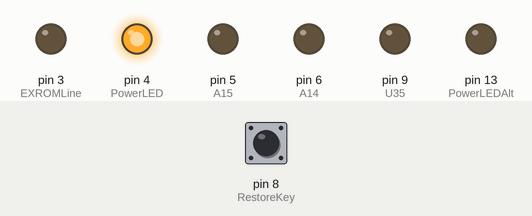
Recording of a sketch running on a simulated Arduino Mega 2560, built with avr-gcc and run on an emulated ATmega2560. Shown: output pins drawn as LEDs (lit = HIGH). The test bench sets the inputs (shaded band); at power-on: pin 8 (RestoreKey) HIGH.

Above: at 0.1 s.
At 2.4 s:
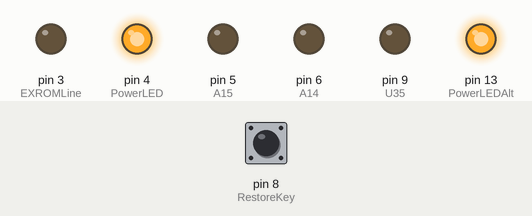
2.5 s: pin 8 (RestoreKey) pulled LOW for 3.2 s
At 5.78 s:
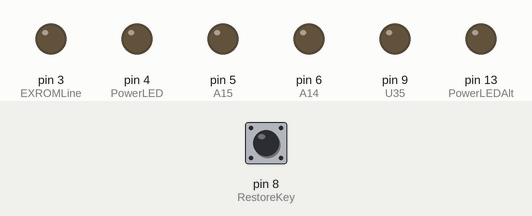
Timing chart, 0 to 7.4 s (numbered marks = the images above; inputs shaded):
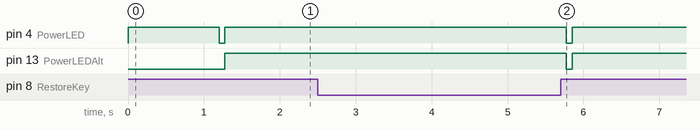

Measured:
- after the input at 2.5 s, pin 4 (PowerLED), pin 13 (PowerLEDAlt): HIGH → LOW after 3.3 s, → HIGH 0.08 s later

The sketch:

c128kernalswitcher.ino
```cpp
#include <EEPROM.h>

// C64 Kernel Switcher and Restore Key Reset/Selector
// version 1.1 -- 26-March-2019
// By Adrian Black

// restore key mod: https://www.breadbox64.com/blog/c64-restore-mod/
//
// C128 Changes by Mark Ormond aka dabone
// 06-22-2020
//


const int PowerLED = 4;      // Output Power LED
const int PowerLEDAlt = 13;  // Output Power LED (onboard LED)
const int A15 = 5;           // Output EPROM Address Line 13
const int A14 = 6;           // Output EPROM Address Line 14
const int ResetLine = 7;     // Output to /RESET line
const int EXROMLine = 3;     // Output the /EXROM line
const int RestoreKey = 8;    // Input Restore key
const int U35 = 9;           // 128 Mode Kernal Line

int RestoreDelay = 2000;  // 2000ms delay for restore key
const int FlashSpeed = 75; // LED Flash delay

const unsigned long repeatdelay = 500; // used for debouncing

int CurrentROM; // which rom is select (0-3)
int debouncecounter = 0;       // how many times we have seen new value (for debounce)
int debouncereading;
int debounce_count;
int RestoreHeld;
unsigned long TimeHeld; // amount of time Resotre is held down

int buttonDuration = 0; // for keeping track of how long restore is held down
boolean buttonHeld = 0; // for keeping track when you are holding down
boolean Released = 0; // Keeping track when the restore key is released
boolean holdingRestore = 0; // Keeping track if you are holding restore
boolean resetSystem = 0; // keep track wheter to reset

int buttonInput; // used to return if restore is held
unsigned long time; //used to keep track of millis output
unsigned long htime; //used to keep track of millis output
unsigned long btime; //used to keep track of bounce millis output

void setup() {
  pinMode(PowerLED, OUTPUT);
  pinMode(PowerLEDAlt, OUTPUT);
  pinMode(A15, OUTPUT);
  pinMode(A14, OUTPUT);
  pinMode(U35, OUTPUT);
  pinMode(ResetLine, INPUT);
  pinMode(EXROMLine, INPUT);
  pinMode(RestoreKey, INPUT);

  digitalWrite(PowerLED, HIGH); // turn on the power LED

  digitalWrite(ResetLine, LOW); // keep the system reset
  pinMode(ResetLine, OUTPUT); // switch reset line to OUTPUT so it can hold it low
  digitalWrite(ResetLine, LOW); // keep the system reset

  CurrentROM = EEPROM.read(1);
  SetSlot(CurrentROM);
  delay(200);
  pinMode(ResetLine, INPUT); // set the reset pin back to high impedance which releases the INPUT line
  delay(1000); // wait 1000ms
  FlashLED(CurrentROM);  // flash the power LED to show the current state

  // all set!
}

void loop() {
  buttonInput = readButton(); delay(500);
  time = millis(); // load the number of milliseconds the arduino has been running into variable time
  if (buttonInput == 1) {
    if (!buttonHeld) {
      htime = time; TimeHeld = 0; buttonHeld = 1; } //restore button is pushed
    else {
      TimeHeld = time - htime; } // button is being held down, keep track of total time held.
  }
  if (buttonInput == 0) {
    if (buttonHeld) {
      Released = 1; buttonHeld = 0; htime = millis(); TimeHeld = 0; //restore button not being held anymore
    }
  }

  if (TimeHeld > RestoreDelay && !Released) { // do this when the time the button is held is longer than the delay and the button is released
    htime = millis();
    if (holdingRestore == 0) { FlashLED(CurrentROM); holdingRestore = 1; resetSystem = 1; } // first time this is run, so flash the LED with current slot and reset time held. Set the holding restore variable.
    else {
      if (CurrentROM < 3) { CurrentROM++; SaveSlot(CurrentROM); } // or you've already been holding restore, so increment the current ROM slot otherwise reset it to 0
      else { CurrentROM = 0; SaveSlot(CurrentROM); }
      if (TimeHeld > RestoreDelay) { TimeHeld = 0;}  // reset the time held
      FlashLED(CurrentROM); //flash the LED
    }
  }

  if (Released) {
    //if time held greater than restore delay, reset the system, set the current rom slot, reselt the time held and holding restore
    if (resetSystem) { // on do this if the reset system has been set above
      htime = millis();
      resetSystem = 0;
      holdingRestore = 0;
      Released = 0;
      digitalWrite(ResetLine, LOW); // keep the system reset
      digitalWrite(EXROMLine, LOW); // keep the EXROM line low
      pinMode(ResetLine, OUTPUT);
      pinMode(EXROMLine, OUTPUT);
      digitalWrite(ResetLine, LOW); // keep the system reset
      digitalWrite(EXROMLine, LOW); // keep the EXROM line low
      delay(50); // wait 50ms
      SetSlot(CurrentROM); // select the appropriate kernal ROM
      delay(200); // wait 200ms before releasing RESET line
      pinMode(ResetLine, INPUT); // set the reset pin back to high impedance so computer boots
      delay(300); // wait 300ms before releasing EXROM line
      pinMode(EXROMLine, INPUT); // set the reset pin back to high impedance so computer boots
    } else { //otherwise do nothing
      htime = millis(); Released = 0; resetSystem = 0; holdingRestore = 0;
    }
  }
// finished with loop
}

int readButton() {
 if (!digitalRead(RestoreKey) && (millis() - btime >= repeatdelay)) {
  for(int i = 0; i < 10; i++)
    {
      debouncereading = !digitalRead(RestoreKey);

      if(!debouncereading && debouncecounter > 0)
      {
        debouncecounter--;
      }
      if(debouncereading)
      {
        debouncecounter++;
      }
      // If the Input has shown the same value for long enough let's switch it
      if(debouncecounter >= debounce_count)
      {
        btime = millis();
        debouncecounter = 0;
        RestoreHeld = 1;
      }
    delay (10); // wait 10ms
    }
   } else {
    RestoreHeld = 0;
   }
return RestoreHeld;
}


void SaveSlot(int CurrentRomSlot) {
  // Save Current ROM selection (0-3) into EPROM
  EEPROM.write(1,CurrentRomSlot);
}

void FlashLED(int flashcount) {
    // Flash the LED to represent which ROM slot is selected
    switch (flashcount) {
    case 0:
      digitalWrite(PowerLED, LOW);
      digitalWrite(PowerLEDAlt, LOW);
      delay(FlashSpeed);
      digitalWrite(PowerLED, HIGH);
      digitalWrite(PowerLEDAlt, HIGH);
      break;
    case 1:
      digitalWrite(PowerLED, LOW);
      digitalWrite(PowerLEDAlt, LOW);
      delay(FlashSpeed);
      digitalWrite(PowerLED, HIGH);
      digitalWrite(PowerLEDAlt, HIGH);
      delay(FlashSpeed);
      digitalWrite(PowerLED, LOW);
      digitalWrite(PowerLEDAlt, LOW);
      delay(FlashSpeed);
      digitalWrite(PowerLED, HIGH);
      digitalWrite(PowerLEDAlt, HIGH);
      break;
    case 2:
      digitalWrite(PowerLED, LOW);
      digitalWrite(PowerLEDAlt, LOW);
      delay(FlashSpeed);
      digitalWrite(PowerLED, HIGH);
      digitalWrite(PowerLEDAlt, HIGH);
      delay(FlashSpeed);
      digitalWrite(PowerLED, LOW);
      digitalWrite(PowerLEDAlt, LOW);
      delay(FlashSpeed);
      digitalWrite(PowerLED, HIGH);
      digitalWrite(PowerLEDAlt, HIGH);
      delay(FlashSpeed);
      digitalWrite(PowerLED, LOW);
      digitalWrite(PowerLEDAlt, LOW);
      delay(FlashSpeed);
      digitalWrite(PowerLED, HIGH);
      digitalWrite(PowerLEDAlt, HIGH);
      break;
    case 3:
      digitalWrite(PowerLED, LOW);
      digitalWrite(PowerLEDAlt, LOW);
      delay(FlashSpeed);
      digitalWrite(PowerLED, HIGH);
      digitalWrite(PowerLEDAlt, HIGH);
      delay(FlashSpeed);
      digitalWrite(PowerLED, LOW);
      digitalWrite(PowerLEDAlt, LOW);
      delay(FlashSpeed);
      digitalWrite(PowerLED, HIGH);
      digitalWrite(PowerLEDAlt, HIGH);
      delay(FlashSpeed);
      digitalWrite(PowerLED, LOW);
      digitalWrite(PowerLEDAlt, LOW);
      delay(FlashSpeed);
      digitalWrite(PowerLED, HIGH);
      digitalWrite(PowerLEDAlt, HIGH);
      delay(FlashSpeed);
      digitalWrite(PowerLED, LOW);
      digitalWrite(PowerLEDAlt, LOW);
      delay(FlashSpeed);
      digitalWrite(PowerLED, HIGH);
      digitalWrite(PowerLEDAlt, HIGH);
      break;
    default:
      digitalWrite(PowerLED, LOW);
      digitalWrite(PowerLEDAlt, LOW);
      delay(FlashSpeed);
      digitalWrite(PowerLED, HIGH);
      digitalWrite(PowerLEDAlt, HIGH);
      break;
  }
}

void SetSlot(int DesiredRomSlot) {
    // Select the actual ROM slot being used
    switch (DesiredRomSlot) {
    //Stock-Kernal0
    case 0:
      digitalWrite(A15, LOW);
      digitalWrite(A14, LOW);
      digitalWrite(U35, LOW);
      break;
    //Kernal1
    case 1:
      digitalWrite(A15, HIGH);
      digitalWrite(A14, LOW);
      digitalWrite(U35, HIGH);
      break;
    //Kernal2
    case 2:
      digitalWrite(A15, LOW);
      digitalWrite(A14, HIGH);
      digitalWrite(U35, HIGH);
      break;
    //Kernal3
    case 3:
      digitalWrite(A15, HIGH);
      digitalWrite(A14, HIGH);
      digitalWrite(U35, HIGH);
      break;
    default:
      digitalWrite(A15, LOW);
      digitalWrite(A14, LOW);
      digitalWrite(U35, LOW);
      break;
  }
}
```
